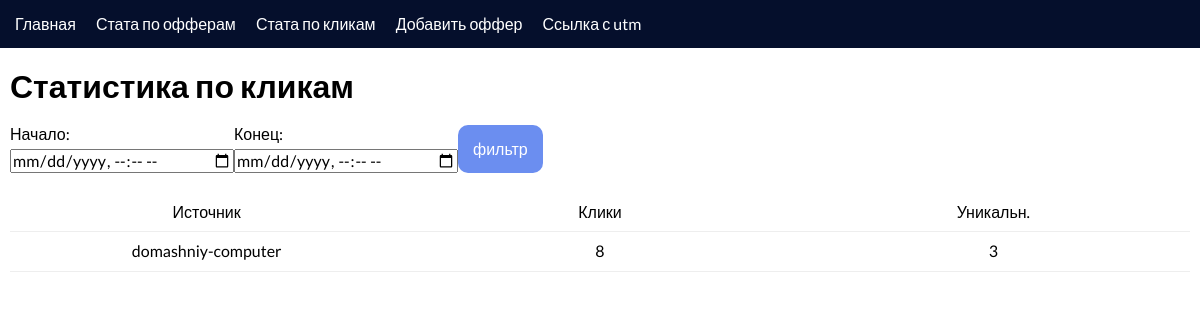
/clicks, run on the app's committed database.
### tables this page shows
CREATE TABLE `click_id` (
  `id` int(11) NOT NULL,
  `source` varchar(255) NOT NULL,
  `offer_id` int(11) NOT NULL,
  `ip` varchar(255) NOT NULL,
  `time` int(11) NOT NULL,
  `uniq` tinyint(1) NOT NULL
);

### view/View.php (called while the page is built, shortened)
<?php
class View
{
    private string $view = 'default';
    public function setView(string $view): void
    {
        $this->view = $view;
    }
    public function getView(array $vars): string
    {
        $s = DIRECTORY_SEPARATOR;
        extract($vars);
        include ROOT.$s."view".$s.$this->view.".php";
        return ob_get_clean();
    }
}

### core/App.php (called while the page is built, shortened)
<?php
class App
{
    public function __construct(Route $route)
    {
        $controller = $route->getController();
        if (class_exists($controller)) {
            $controller = new $controller($route);
        }
        $action = $route->getAction();
        if (method_exists($controller, $action)) {
            $controller->$action();
        }
        $controller->render();
        exit;
    }
}

### index.php (called while the page is built, shortened)
<?php
$router = new Router($_SERVER['REQUEST_URI']);
$app = new App($router->route);

### controller/ClicksController.php (called while the page is built, shortened)
<?php
class ClicksController extends Controller
{
    private Click $click;
    public function __construct(Route $route)
    {
        $this->click = new Click();
    }
    public function index()
    {
        $start = 0;
        $stop = 7777777777;
        $clicks = $this->click->all($start, $stop);
    }
}

### core/DB.php (called while the page is built, shortened)
<?php
class DB
{
    public PDO $pdo;
    public function __construct()
    {
        $options = [
            PDO::ATTR_ERRMODE => PDO::ERRMODE_EXCEPTION,
            PDO::ATTR_DEFAULT_FETCH_MODE => PDO::FETCH_ASSOC
        ];
        try {
            $DB_DSN = 'mysql:host=localhost;dbname=mfo;charset=utf8';
            $DB_USER = 'root';
            $DB_PASSWORD = '';
            $this->pdo = new PDO($DB_DSN, $DB_USER, $DB_PASSWORD, $options);
        } catch (PDOException $e) {
            die('Подключение не удалось: ' . $e->getMessage());
        }
    }
    public function query($sql, $params = []): false|array
    {
        $stmt = $this->pdo->prepare($sql);
        $res = $stmt->execute($params);
        if ($res !== false) {
            return $stmt->fetchAll();
        }
        return [];
    }
}

### model/Model.php (called while the page is built, shortened)
<?php
class Model
{
    public function __construct()
    {
        $this->db = new DB();
    }
}

### model/Click.php (called while the page is built, shortened)
<?php
class Click extends Model
{
    public function all(int $start=0, int $stop=7777777777): array
    {
        $sql =
            "SELECT c.*, SUM(c.uniq) AS uniq, ".
            "COUNT(c.id) AS clicks ".
            "FROM click_id c " .
            "WHERE c.time BETWEEN {$start} AND {$stop} ".
            "GROUP BY c.source";
        $result = $this->db->query($sql);
        if ($result) {
            return $result;
        }
        return [];
    }
}

### view/include/clickRow.php (the view)
<div class="row">
    <div class="source"><?= htmlentities($click['source']) ?></div>
    <div class="clicks"><?= $click['clicks']; ?></div>
    <div class="uniq"><?= $click['uniq']; ?></div>
</div>

### view/clicks.php
<div class="offer">
    <h1>Статистика по кликам </h1>
    <div class="content">
        <form method="POST" class="filter" id="filter">
            <div class="start">
                <div class="title">
                    Начало:
                </div>
                <input name="start" type="datetime-local" class="start" id="start">
            </div>
            <div class="stop">
                <div class="title">
                    Конец:
                </div>
                <input name="stop" type="datetime-local" class="start" id="stop">
            </div>
            <button type="submit" class="button">фильтр</button>
        </form>
        <div class="table">
            <div class="header">
                <div class="source">Источник</div>
                <div class="clicks">Клики</div>
                <div class="uniq">Уникальн.</div>
            </div>
            <?foreach ($clicks as $click):?>
                <? include 'include/clickRow.php' ?>
            <?endforeach;?>
        </div>
    </div>
</div>

### src/css/admin.css (style rules this page uses)
* { margin: 0; padding: 0; box-sizing: border-box; }
body { font-family: "Lato-Regular", arial, serif; }

### data on the page
click_id: source "domashniy-computer", clicks "8", uniq "3"
